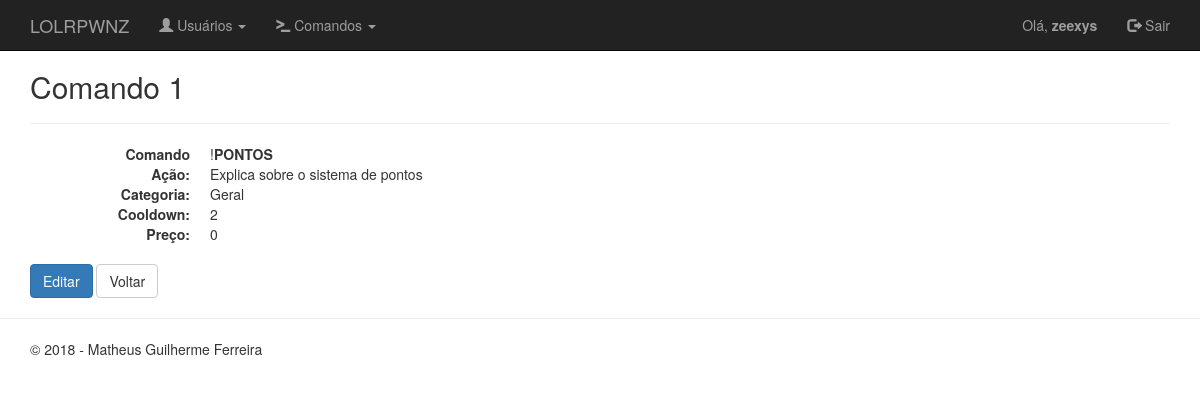
The page /commands/view.php?id=1 (signed in) on the database its author committed.
### tables this page shows
CREATE TABLE `commands` (
  `id` int(11) NOT NULL,
  `commandname` varchar(25) NOT NULL,
  `action` varchar(255) NOT NULL,
  `category` varchar(50) NOT NULL,
  `example` varchar(255) DEFAULT NULL,
  `cooldown` smallint(6) NOT NULL,
  `price` double NOT NULL,
  `created` datetime NOT NULL,
  `modified` datetime NOT NULL
);

### inc/database.php (called while the page is built, shortened)
<?php
function open_database() {
    try {
        $conn = new mysqli(DB_HOST, DB_USER, DB_PASSWORD, DB_NAME);
        return $conn;
    } catch (Exception $e) {
        echo $e->getMessage();
        return null;
    }
}
function find( $table = null, $id = null ) {
    $database = open_database();
    $found = null;
    try {
        if ($id) {
            $sql = "SELECT * FROM " . $table . " WHERE id = " . $id;
            $result = $database->query($sql);
            if ($result->num_rows > 0) {
                $found = $result->fetch_assoc();
            }
        } else {
            $sql = "SELECT * FROM " . $table;
            $result = $database->query($sql);
            if ($result->num_rows > 0) {
                $found = $result->fetch_all(MYSQLI_ASSOC);
            }
        }
    } catch (Exception $e) {
        $_SESSION['message'] = $e->GetMessage();
        $_SESSION['type'] = 'danger';
    }
    return $found;
}

### commands/functions.php (called while the page is built, shortened)
<?php
function view($id = null) {
    $command = find('commands', $id);
}

### commands/view.php (the view, shortened to what this page needs)
<?php
require_once('functions.php');
view($_GET['id']);
?>
    <h2>Comando <?php echo $command['id']; ?></h2>
    <hr>
    <dl class="dl-horizontal">
        <dt>Comando</dt>
        <dd>!<b><?php echo strtoupper($command['commandname']); ?></b>
        </dd>
        <dt>Ação:</dt>
        <dd><?php echo $command['action']; ?></dd>
        <dt>Categoria:</dt>
        <dd><?php echo $command['category']; ?></dd>
        <dt>Cooldown:</dt>
        <dd><?php echo $command['cooldown']; ?></dd>
        <dt>Preço:</dt>
        <dd><?php echo $command['price']; ?></dd>
    </dl>
    <div id="actions" class="row">
        <div class="col-md-12">
            <a href="edit.php?id=<?php echo $command['id']; ?>" class="btn btn-primary">Editar</a>
            <a href="index.php" class="btn btn-default">Voltar</a>
        </div>
    </div>

### inc/header.php (style rules this page uses)
body { padding-top: 50px; padding-bottom: 20px; }

### rows shown on the page
commands: id "1", commandname "PONTOS", action "Explica sobre o sistema de pontos", category "Geral", cooldown "2", price "0"

### other values the page prints
$_SESSION['UserName'] "zeexys"
